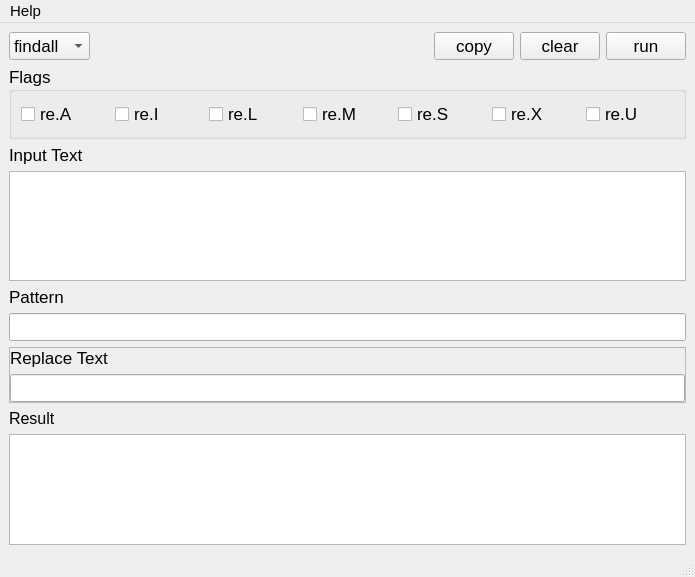
<?xml version="1.0" encoding="UTF-8"?>
<ui version="4.0">
 <class>MainWindow</class>
 <widget class="QMainWindow" name="MainWindow">
  <property name="enabled">
   <bool>true</bool>
  </property>
  <property name="geometry">
   <rect>
    <x>0</x>
    <y>0</y>
    <width>695</width>
    <height>577</height>
   </rect>
  </property>
  <property name="font">
   <font>
    <pointsize>13</pointsize>
   </font>
  </property>
  <property name="windowTitle">
   <string>Regex Tool</string>
  </property>
  <property name="styleSheet">
   <string notr="true"/>
  </property>
  <widget class="QWidget" name="centralwidget">
   <layout class="QVBoxLayout" name="verticalLayout_2">
    <item>
     <layout class="QHBoxLayout" name="horizontalLayout_2">
      <item>
       <widget class="QComboBox" name="comboBox">
        <property name="sizePolicy">
         <sizepolicy hsizetype="Fixed" vsizetype="Fixed">
          <horstretch>0</horstretch>
          <verstretch>0</verstretch>
         </sizepolicy>
        </property>
        <item>
         <property name="text">
          <string>findall</string>
         </property>
        </item>
        <item>
         <property name="text">
          <string>search</string>
         </property>
        </item>
        <item>
         <property name="text">
          <string>match</string>
         </property>
        </item>
        <item>
         <property name="text">
          <string>sub</string>
         </property>
        </item>
        <item>
         <property name="text">
          <string>subn</string>
         </property>
        </item>
       </widget>
      </item>
      <item>
       <spacer name="horizontalSpacer">
        <property name="orientation">
         <enum>Qt::Horizontal</enum>
        </property>
        <property name="sizeHint" stdset="0">
         <size>
          <width>40</width>
          <height>20</height>
         </size>
        </property>
       </spacer>
      </item>
      <item>
       <widget class="QPushButton" name="pushButtonCopy">
        <property name="sizePolicy">
         <sizepolicy hsizetype="Fixed" vsizetype="Fixed">
          <horstretch>0</horstretch>
          <verstretch>0</verstretch>
         </sizepolicy>
        </property>
        <property name="text">
         <string>copy</string>
        </property>
       </widget>
      </item>
      <item>
       <widget class="QPushButton" name="pushButtonClear">
        <property name="sizePolicy">
         <sizepolicy hsizetype="Fixed" vsizetype="Fixed">
          <horstretch>0</horstretch>
          <verstretch>0</verstretch>
         </sizepolicy>
        </property>
        <property name="text">
         <string>clear</string>
        </property>
       </widget>
      </item>
      <item>
       <widget class="QPushButton" name="pushButtonRun">
        <property name="sizePolicy">
         <sizepolicy hsizetype="Fixed" vsizetype="Fixed">
          <horstretch>0</horstretch>
          <verstretch>0</verstretch>
         </sizepolicy>
        </property>
        <property name="text">
         <string>run</string>
        </property>
       </widget>
      </item>
     </layout>
    </item>
    <item>
     <widget class="QGroupBox" name="groupBox">
      <property name="title">
       <string>Flags</string>
      </property>
      <layout class="QHBoxLayout" name="horizontalLayout">
       <item>
        <widget class="QCheckBox" name="checkBoxA">
         <property name="text">
          <string>re.A</string>
         </property>
        </widget>
       </item>
       <item>
        <widget class="QCheckBox" name="checkBoxI">
         <property name="text">
          <string>re.I</string>
         </property>
        </widget>
       </item>
       <item>
        <widget class="QCheckBox" name="checkBoxL">
         <property name="text">
          <string>re.L</string>
         </property>
        </widget>
       </item>
       <item>
        <widget class="QCheckBox" name="checkBoxM">
         <property name="text">
          <string>re.M</string>
         </property>
        </widget>
       </item>
       <item>
        <widget class="QCheckBox" name="checkBoxS">
         <property name="text">
          <string>re.S</string>
         </property>
        </widget>
       </item>
       <item>
        <widget class="QCheckBox" name="checkBoxX">
         <property name="text">
          <string>re.X</string>
         </property>
        </widget>
       </item>
       <item>
        <widget class="QCheckBox" name="checkBoxU">
         <property name="text">
          <string>re.U</string>
         </property>
        </widget>
       </item>
      </layout>
     </widget>
    </item>
    <item>
     <widget class="QLabel" name="label_4">
      <property name="text">
       <string>Input Text</string>
      </property>
     </widget>
    </item>
    <item>
     <widget class="QTextEdit" name="textEditInputText">
      <property name="placeholderText">
       <string/>
      </property>
     </widget>
    </item>
    <item>
     <widget class="QLabel" name="label_2">
      <property name="text">
       <string>Pattern</string>
      </property>
     </widget>
    </item>
    <item>
     <widget class="QLineEdit" name="lineEditPattern">
      <property name="placeholderText">
       <string/>
      </property>
     </widget>
    </item>
    <item>
     <widget class="QFrame" name="frame">
      <property name="frameShape">
       <enum>QFrame::StyledPanel</enum>
      </property>
      <property name="frameShadow">
       <enum>QFrame::Raised</enum>
      </property>
      <layout class="QVBoxLayout" name="verticalLayout">
       <property name="leftMargin">
        <number>0</number>
       </property>
       <property name="topMargin">
        <number>0</number>
       </property>
       <property name="rightMargin">
        <number>0</number>
       </property>
       <property name="bottomMargin">
        <number>0</number>
       </property>
       <item>
        <widget class="QLabel" name="label_5">
         <property name="text">
          <string>Replace Text</string>
         </property>
        </widget>
       </item>
       <item>
        <widget class="QLineEdit" name="lineEditReplaceText">
         <property name="placeholderText">
          <string/>
         </property>
        </widget>
       </item>
      </layout>
     </widget>
    </item>
    <item>
     <widget class="QLabel" name="label_3">
      <property name="font">
       <font>
        <pointsize>12</pointsize>
       </font>
      </property>
      <property name="text">
       <string>Result</string>
      </property>
     </widget>
    </item>
    <item>
     <widget class="QTextEdit" name="textEditResult">
      <property name="placeholderText">
       <string/>
      </property>
     </widget>
    </item>
   </layout>
  </widget>
  <widget class="QMenuBar" name="menuBar">
   <property name="geometry">
    <rect>
     <x>0</x>
     <y>0</y>
     <width>695</width>
     <height>26</height>
    </rect>
   </property>
   <property name="font">
    <font>
     <pointsize>11</pointsize>
    </font>
   </property>
   <widget class="QMenu" name="menuHelp">
    <property name="title">
     <string>Help</string>
    </property>
    <addaction name="actionRegex_document"/>
    <addaction name="actionTest_in_IDLE_2"/>
   </widget>
   <addaction name="menuHelp"/>
  </widget>
  <widget class="QStatusBar" name="statusBar">
   <property name="sizePolicy">
    <sizepolicy hsizetype="Preferred" vsizetype="Preferred">
     <horstretch>0</horstretch>
     <verstretch>0</verstretch>
    </sizepolicy>
   </property>
   <property name="font">
    <font>
     <pointsize>11</pointsize>
    </font>
   </property>
   <property name="sizeGripEnabled">
    <bool>true</bool>
   </property>
  </widget>
  <action name="actionRegex_document">
   <property name="text">
    <string>Regex document</string>
   </property>
  </action>
  <action name="actionTest_in_IDLE">
   <property name="text">
    <string>Test in IDLE</string>
   </property>
  </action>
  <action name="actionTest_in_IDLE_2">
   <property name="text">
    <string>Test in IDLE</string>
   </property>
  </action>
 </widget>
 <resources/>
 <connections/>
</ui>
